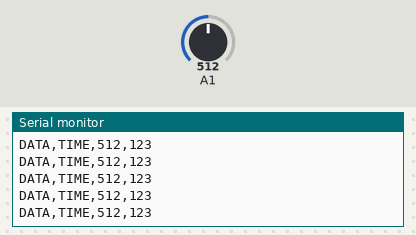
Bench run of a sketch on a simulated Arduino Uno, built with avr-gcc and run on an emulated ATmega328P. Shown: the last lines printed to the serial monitor. The inputs (shaded band) are chosen by the test bench; at power-on: A1 = 512.

Above: at 4.2 s.
4.3 s: A1 set to 985
At 4.9 s:
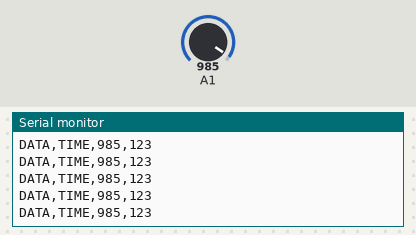
7.3 s: A1 set to 1012
At 7.9 s:
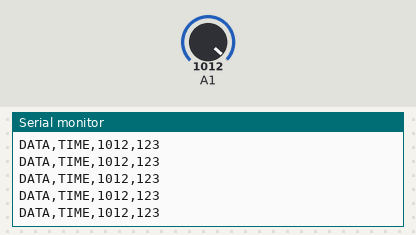
19.3 s: A1 set to 111
At 20.3 s:
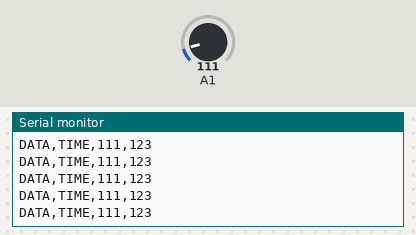
20.8 s: A1 set to 94
At 21.3 s:
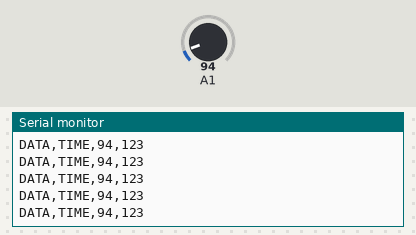
Timing chart, 0 to 23.3 s (numbered marks = the images above; inputs shaded):
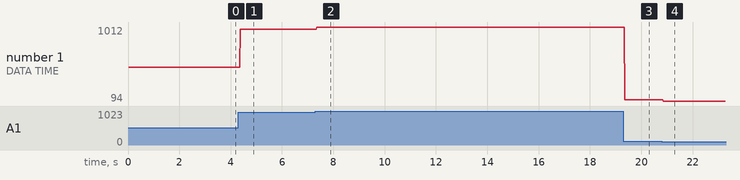

Measured:
- after the input at 4.3 s, the serial monitor: prints a new line after 0.07 s (image 1)
- after the input at 7.3 s, the serial monitor: prints a new line after 0.06 s (image 2)
- after the input at 19.3 s, the serial monitor: prints a new line after 0.06 s (image 3)
- after the input at 20.8 s, the serial monitor: prints a new line after 0.06 s (image 4)
- plotted number 1: 512 → 985 after the input at 4.3 s, 985 → 1012 after the input at 7.3 s, 1012 → 111 after the input at 19.3 s, 111 → 94 after the input at 20.8 s

The sketch:

data_logger2.ino
```cpp
int V,X;
void setup() {
  Serial.begin(9600);
  Serial.println("CLEARDATA");
  Serial.println("LABEL,t,A1,A2");
}

void loop() {
  V=analogRead(A1);
  X=123;
  Serial.print("DATA,TIME,");
  Serial.print(V);
  Serial.print ( ",");
  Serial.println(X);

  delay(10);
}
```
